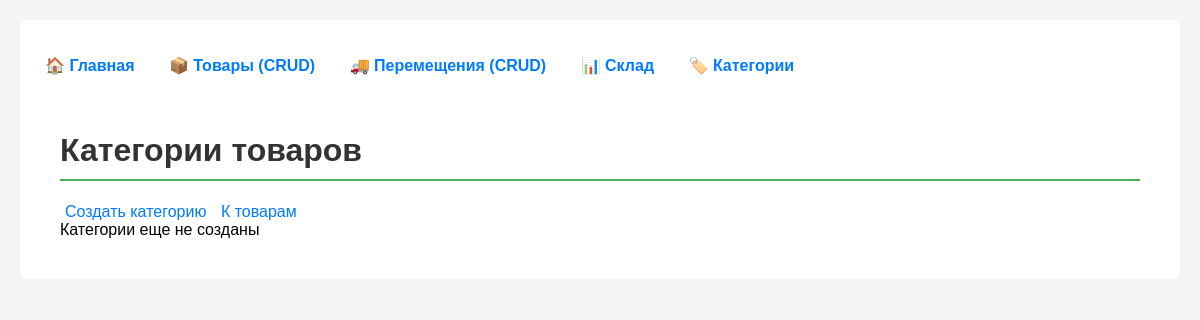
The page /categories/ on the database as committed earlier.
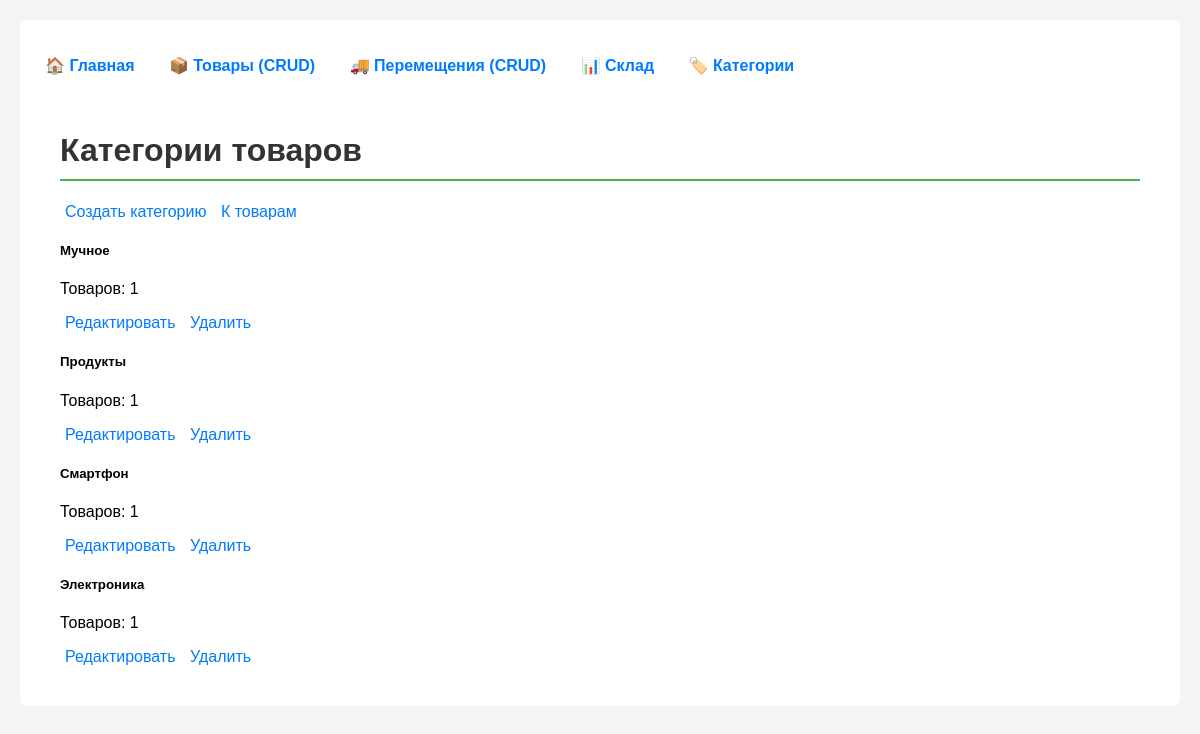
The same page on the database as committed later.
### firstapp_var_6/models.py (models this page shows, shortened)
class Category(models.Model):
    name = models.CharField(max_length=100, verbose_name='Название категории')
    class Meta:
        verbose_name = 'Категория'
        verbose_name_plural = 'Категории'
        ordering = ['name']

### firstapp_var_6/views.py (the view)
# urls.py: path('categories/', views.CategoryListView.as_view(), name='category_list'),
class CategoryListView(ListView):
    model = Category
    template_name = 'category_list.html'  # Убрал warehouse/
    context_object_name = 'categories'
    def get_context_data(self, **kwargs):
        context = super().get_context_data(**kwargs)
        context['page_title'] = 'Категории товаров'  # Использую ваш стиль
        return context

### templates/category_list.html
{% extends 'base.html' %}
{% block content %}
<div class="container mt-4">
    <h1>Категории товаров</h1>
    <div class="mb-3">
        <a href="{% url 'firstapp_var_6:category_create' %}" class="btn btn-primary">Создать категорию</a>
        <a href="{% url 'firstapp_var_6:product_list' %}" class="btn btn-secondary">К товарам</a>
    </div>
    <div class="row">
        {% for category in categories %}
        <div class="col-md-4 mb-3">
            <div class="card">
                <div class="card-body">
                    <h5 class="card-title">{{ category.name }}</h5>
                    <p class="text-muted">Товаров: {{ category.productcategory_set.count }}</p>
                    <div class="btn-group">
                        <a href="{% url 'firstapp_var_6:category_update' category.pk %}"
                           class="btn btn-warning btn-sm">Редактировать</a>
                        <a href="{% url 'firstapp_var_6:category_delete' category.pk %}"
                           class="btn btn-danger btn-sm">Удалить</a>
                    </div>
                </div>
            </div>
        </div>
        {% empty %}
        <div class="col-12">
            <div class="alert alert-info">Категории еще не созданы</div>
        </div>
        {% endfor %}
    </div>
</div>
{% endblock %}

Rows that differ between the two databases and show on the page:
added Category: name "Мучное", productcategory_set.count "1"
added Category: name "Продукты", productcategory_set.count "1"
added Category: name "Смартфон", productcategory_set.count "1"
added Category: name "Электроника", productcategory_set.count "1"
Other text that changed with them:
text no longer shown: "Категории еще не созданы"
